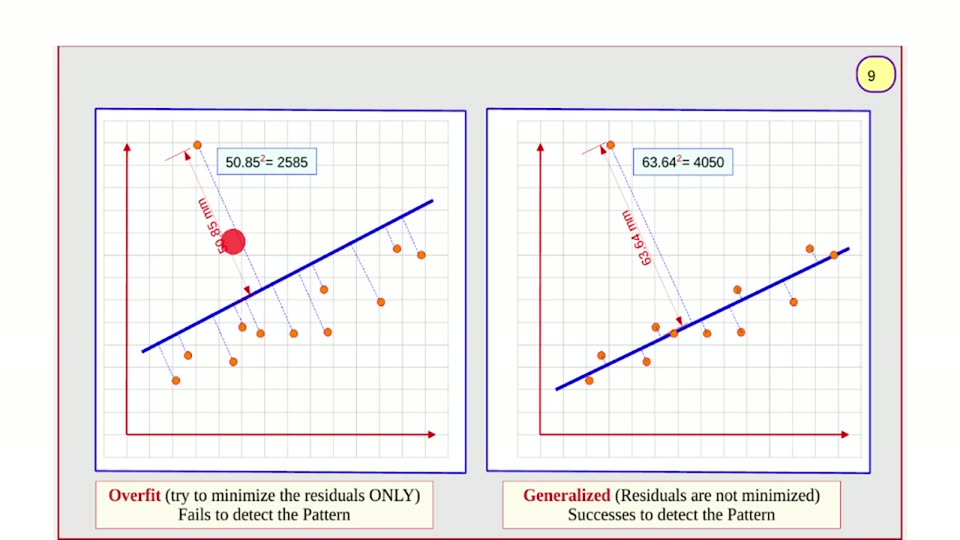
#> input picture videos/machine-learning/03_ridger_regression_gradient_descent/unique_slides/slide_009.jpg, 960 x 540 px, found by its file name
$ python probe65_cluster_pixels.py
#> lines starting #> are read from the running program, lines starting #| are printed output that depends on the picture; after the words box and inside, x2 and y2 are one past the last pixel; in counts of white or black regions, pixels touching at a corner belong together
#!/usr/bin/env python3
"""probe65 - exact pixels of the annotation cluster near each outlier.

LEFT  x160..205 y135..170     RIGHT x578..612 y132..162
Also: LEFT label ink bbox with the big disc excluded (y<=228).
"""
import numpy as np
from PIL import Image

FRAME = ("/home/ahmed/Projects/ai_llm_slides/videos/machine-learning/"
         "03_ridger_regression_gradient_descent/unique_slides/slide_009.jpg")
im = Image.open(FRAME).convert("RGB")
#> im is the input picture: PIL image 960x540 RGB; mean R, G, B 240.8, 239, 239
a = np.asarray(im).astype(int)


def cls(p):
    r, g, b = p
    if r > 200 and 90 < g < 190 and b < 90:          # orange point
        return "O"
    if r - max(g, b) > 90:                          # strong red
        return "R"
    if r - max(g, b) > 40:
        return "r"
    if r > 200 and g > 150 and b > 150 and r - b > 18:   # rose / pink
        return "p"
    if r < 170 and g < 170 and b < 170:
        return "#"
    return "."


def dump(tag, x0, y0, x1, y1):
#> called with tag = 'LEFT cluster', x0 = 160, y0 = 135, x1 = 205, y1 = 170
    print(f"===== {tag}  x{x0}..{x1} y{y0}..{y1} =====")
    print("      " + "".join(str((x // 10) % 10) for x in range(x0, x1 + 1)))
    print("      " + "".join(str(x % 10) for x in range(x0, x1 + 1)))
    for y in range(y0, y1 + 1):
        row = "".join(cls(a[y, x]) for x in range(x0, x1 + 1))
        print(f"  {y:3d} {row}")
#> this loop made 36 passes
#> (printed output is left out)
    print("  -- non-background pixels (rgb) --")
    for y in range(y0, y1 + 1):
        for x in range(x0, x1 + 1):
            c = cls(a[y, x])
            if c in "Rr":
                print(f"     ({x},{y}) {c} rgb={tuple(a[y, x])}")
#> this loop made 36 passes
#> (printed output is left out)


dump("LEFT cluster", 160, 135, 205, 170)
dump("RIGHT cluster", 578, 132, 612, 162)
#> the loop in dump (call 2), `for y in range(y0, y1 + 1):` made 31 passes
#> (printed output is left out)

# LEFT label ink bbox, disc excluded
sub = a[188:229, 192:240]
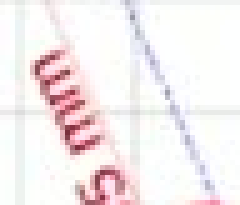
#> sub: shape (41, 48, 3) int64 (shown 5 times larger); mean R, G, B 244.7, 237, 238
m = np.array([[1 if (p[0] > 150 and p[0] - p[1] > 25 and p[0] - p[2] > 15) else 0
               for p in row] for row in sub])
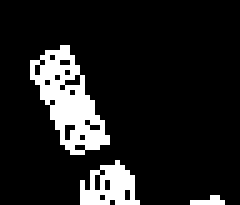
#> m: shape (41, 48) int64 (shown 5 times larger); values 0 (black) and 1 (white), 12.1% white; 3 white regions (1 under 20 px), largest, box (x1, y1, x2, y2) and area: (6, 9, 22, 31) 163, (16, 32, 28, 41) 67
ys, xs = np.nonzero(m)
print(f"LEFT label ink (no disc): n={len(xs)} bbox x{192+xs.min()}..{192+xs.max()} "
      f"y{188+ys.min()}..{188+ys.max()} centroid=({192+xs.mean():.1f},{188+ys.mean():.1f})")
# strongest red cores inside the label band
cores = [(tuple(a[188 + yy, 192 + xx]),
          (192 + xx, 188 + yy))
         for yy, xx in zip(ys, xs) if a[188 + yy, 192 + xx][0] - a[188 + yy, 192 + xx][1] > 60]
cores.sort(key=lambda t: t[0][0] - max(t[0][1], t[0][2]), reverse=True)
print("  strongest label pixels:", cores[:6])
